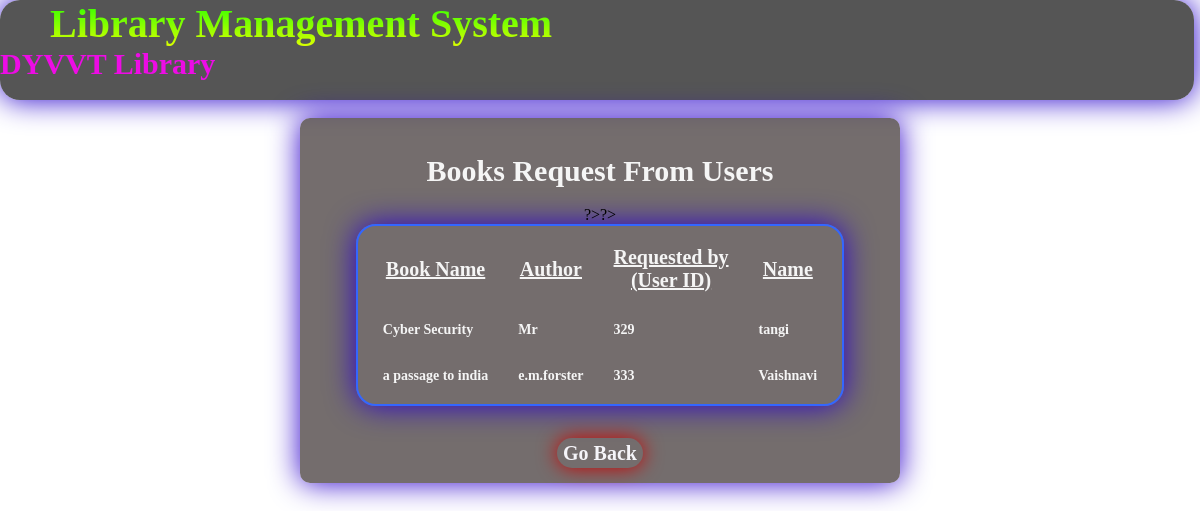
The app's page /bookrequest.php (signed in) with its own data.
### tables this page shows
CREATE TABLE `request` (
  `name` text NOT NULL,
  `author` text NOT NULL,
  `sid` int(11) NOT NULL
);

CREATE TABLE `students` (
  `sid` int(11) NOT NULL,
  `name` text NOT NULL,
  `branch` text NOT NULL,
  `sem` text NOT NULL,
  `password` longtext NOT NULL,
  `email` longtext NOT NULL
);

### bookrequest.php (the view, shortened to what this page needs)
<?php
include("setting.php");
?>
<!DOCTYPE html >
<html >
<head>
<link href="style.css" rel="stylesheet" type="text/css" />
</head>
<body>
<div id="banner">
<span class="head">Library Management System</span><br />
<marquee class="clg" direction="right" behavior="alternate" scrollamount="1">DYVVT Library</marquee>
</div>
<br />
<div align="center">
<div id="wrapper">
<br />
<br />
<span class="SubHead">Books Request From Users</span>
<br />
<br />
<table border="0" class="table" cellpadding="10" cellspacing="10">
<tr class="labels" style="text-decoration:underline;"><th>Book Name</th><th>Author</th><th>Requested by<br>(User ID) </th><th>Name</th></tr>
<?php
$x=mysqli_query($set,"SELECT * FROM request");
while($y=mysqli_fetch_array($x))
{$id=$y['sid'];
    $z=mysqli_query($set,"SELECT * FROM students WHERE sid=$id");
    $m=mysqli_fetch_array($z);
    ?>
<tr class="labels" style="font-size:14px;"><td><?php echo $y['name'];?></td><td><?php echo $y['author'];?></td><td><?php echo $y['sid'];?></td><td><?php echo $m['name'];?></td>?></tr>
<?php
}
?>
</table><br />
<br />
<a href="adminpage.php" class="link">Go Back</a>
<br />
<br />
</div>
</div>
</body>
</html>

### style.css (style rules this page uses)
body { background-image:url("999.jpg"); margin:0px; }
.head { font-family:"Saint"; font-size:40px; margin-left:50px; font-weight: bold; background-image: linear-gradient(180deg,rgb(38, 255, 0),rgb(217, 255, 0)); -webkit-background-clip: text; -webkit-text-fill-color: transparent; }
#banner { width:99.5%; height:100px; border:2px ; border-radius: 20px; background-color:rgba(14, 13, 13, 0.7); box-shadow:0px 0px 30px #2500cb; }
.clg { font-family:"Saint"; font-size:30px; color: rgb(237, 12, 229); font-weight: bold; }
#wrapper { width:50%; border-radius:10px; border:2px ; background-color:rgba(58, 47, 47, 0.7); box-shadow:0px 0px 30px #2c00cb; }
.SubHead { font-family:"Saint"; color:whitesmoke; font-size:30px; font-weight: bolder; }
.labels { font-family:"Saint"; font-size:20px; color:whitesmoke; font-weight: bolder; }
.table { border-radius:20px; padding:0px 5px; border:2.5px solid rgb(51, 102, 255); background-color:transparent; box-shadow:0px 0px 30px #2c00cb; }
a.link:link { font-family:"Saint";font-size:20px;font-weight:bolder; color:#f5f4f9;text-decoration:none;border-radius:20px; padding:4px 6px;box-shadow:0px 0px 20px #cb0000; }

### records on screen
request: name "Cyber Security", author "Mr", sid "329", students.name "tangi"
request: name "a passage to india", author "e.m.forster", sid "333", students.name "Vaishnavi"
